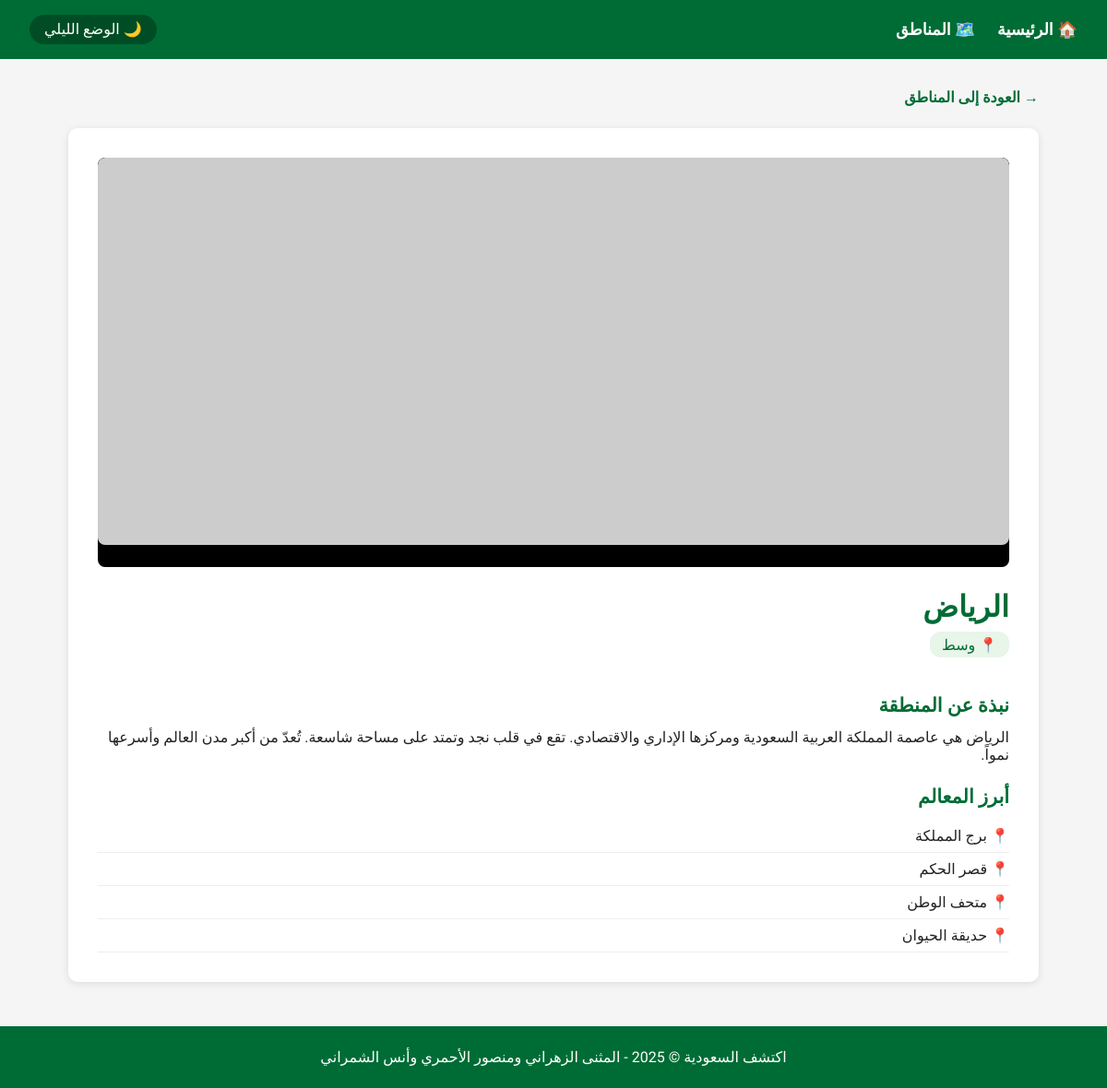
Page /details.php?id=1 on the committed database.
### tables this page shows
CREATE TABLE IF NOT EXISTS regions (
    id          INT AUTO_INCREMENT PRIMARY KEY,
    name        VARCHAR(100) NOT NULL,
    description TEXT         NOT NULL,
    category    VARCHAR(50)  NOT NULL,
    image       VARCHAR(500),
    landmarks   TEXT
) DEFAULT CHARSET=utf8mb4 COLLATE=utf8mb4_unicode_ci;

### details.php (the view, shortened to what this page needs)
<?php
require_once 'db.php';
$id = isset($_GET['id']) ? (int)$_GET['id'] : 0;
$result = mysqli_query($conn, "SELECT * FROM regions WHERE id = $id");
$region = mysqli_fetch_assoc($result);
?>
<!DOCTYPE html>
<html lang="ar" dir="rtl">
<head>
    <link rel="stylesheet" href="styles.css">
</head>
<body>
<nav>
    <a href="index.php">🏠 الرئيسية</a>
    <a href="regions.php">🗺️ المناطق</a>
    <button onclick="toggleDark(this)" id="darkBtn">🌙 الوضع الليلي</button>
</nav>
<main>
    <a href="regions.php" class="back-link">→ العودة إلى المناطق</a>
    <div class="details-container">
        <?php
        $images = array_map('trim', explode(',', $region['image']));
        ?>
        <div class="slideshow">
            <?php foreach ($images as $i => $img): ?>
                <img src="<?php echo $img; ?>" alt="<?php echo $region['name']; ?>" class="slide<?php echo $i === 0 ? ' active' : ''; ?>">
            <?php endforeach; ?>
        </div>
        <h1><?php echo $region['name']; ?></h1>
        <span class="badge">📍 <?php echo $region['category']; ?></span>
        <h2>نبذة عن المنطقة</h2>
        <p><?php echo $region['description']; ?></p>
        <h2>أبرز المعالم</h2>
        <ul class="landmarks-list">
            <?php
            $landmarks = explode('،', $region['landmarks']);
            foreach ($landmarks as $lm) {
                echo '<li>' . trim($lm) . '</li>';
            }
            ?>
        </ul>
    </div>
</main>
<footer>
    <p>اكتشف السعودية &copy; 2025 - المثنى الزهراني ومنصور الأحمري وأنس الشمراني</p>
</footer>
</body>
</html>

### styles.css (style rules this page uses)
* { box-sizing: border-box; margin: 0; padding: 0; }
body { font-family: 'Cairo', sans-serif; direction: rtl; background-color: #f5f5f5; color: #222; transition: background-color 0.3s, color 0.3s; }
nav { background-color: #006c35; padding: 1rem 2rem; display: flex; align-items: center; gap: 1.5rem; }
nav a { color: white; text-decoration: none; font-size: 1.1rem; font-weight: 600; }
#darkBtn { margin-right: auto; background-color: #004d25; color: white; border: none; padding: 0.4rem 1rem; border-radius: 20px; cursor: pointer; font-family: 'Cairo', sans-serif; font-size: 1rem; }
main { max-width: 1100px; margin: 2rem auto; padding: 0 1.5rem; }
.slideshow { position: relative; width: 100%; margin-bottom: 1.5rem; border-radius: 8px; overflow: hidden; background-color: #000; }
.slideshow .slide { display: none; width: 100%; max-height: 420px; object-fit: cover; border-radius: 8px; }
.slideshow .slide.active { display: block; }
.details-container { background-color: white; border-radius: 10px; padding: 2rem; box-shadow: 0 2px 8px rgba(0, 0, 0, 0.1); }
.details-container img { width: 100%; max-height: 400px; object-fit: cover; border-radius: 8px; margin-bottom: 1.5rem; }
.details-container h1 { color: #006c35; font-size: 2rem; margin-bottom: 0.5rem; }
.details-container h2 { color: #006c35; font-size: 1.3rem; margin: 1.5rem 0 0.8rem; }
.badge { background-color: #e8f5e9; color: #006c35; padding: 0.3rem 0.8rem; border-radius: 12px; display: inline-block; margin-bottom: 1rem; }
.landmarks-list { list-style: none; padding: 0; }
.landmarks-list li { padding: 0.5rem 0; border-bottom: 1px solid #eee; }
.landmarks-list li::before { content: "📍 "; }
.back-link { display: inline-block; margin-bottom: 1.5rem; color: #006c35; text-decoration: none; font-weight: 600; font-size: 1rem; }
footer { background-color: #006c35; color: white; text-align: center; padding: 1.5rem; margin-top: 3rem; }

### rows in the picture
regions: name "الرياض", category "وسط", description "الرياض هي عاصمة المملكة العربية السعودية ومركزها الإداري والاقتصادي. تقع في قلب نجد وتمتد على مساحة شاسعة. تُعدّ من أكبر مدن العالم وأسرعها نمواً.", landmarks "برج المملكة", landmarks "قصر الحكم", landmarks "متحف الوطن", landmarks "حديقة الحيوان"
